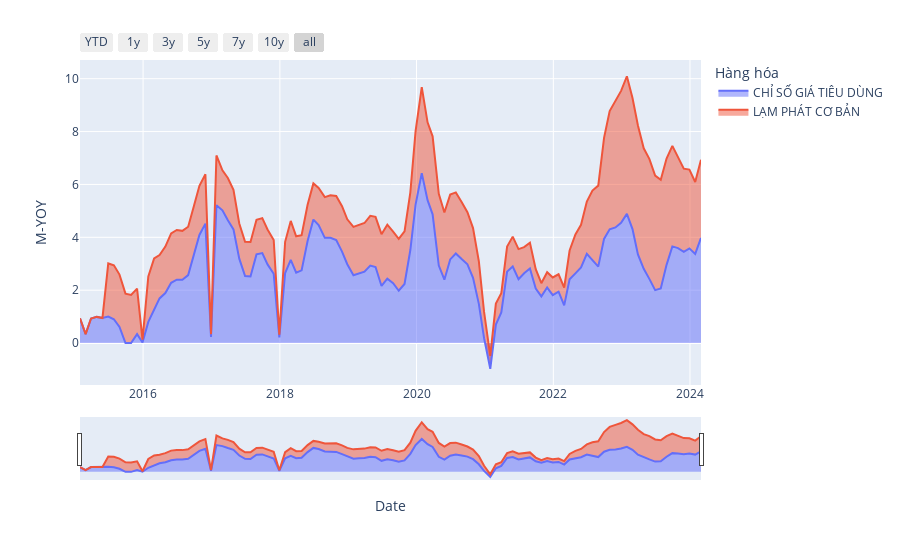

The notebook cell this image was saved under:
### Code cell
import pandas as pd
import plotly.express as px
import plotly.graph_objects as go

df_show = dfs_cpi[
    (
        (dfs_cpi["Hàng hóa"] == "CHỈ SỐ GIÁ TIÊU DÙNG")
        | (dfs_cpi["Hàng hóa"] == "LẠM PHÁT CƠ BẢN")
    )
    & (dfs_cpi["Date"] > "2015-01-01")
]

fig = px.area(df_show, x="Date", y="M-YOY", color="Hàng hóa")

fig.update_xaxes(
    rangeslider_visible=True,
    rangeselector=dict(
        buttons=[
            dict(count=1, label="YTD", step="year", stepmode="todate"),
            dict(count=1, label="1y", step="year", stepmode="backward"),
            dict(count=3, label="3y", step="year", stepmode="backward"),
            dict(count=5, label="5y", step="year", stepmode="backward"),
            dict(count=7, label="7y", step="year", stepmode="backward"),
            dict(count=10, label="10y", step="year", stepmode="backward"),
            dict(step="all"),
        ]
    ),
)

fig.show()
